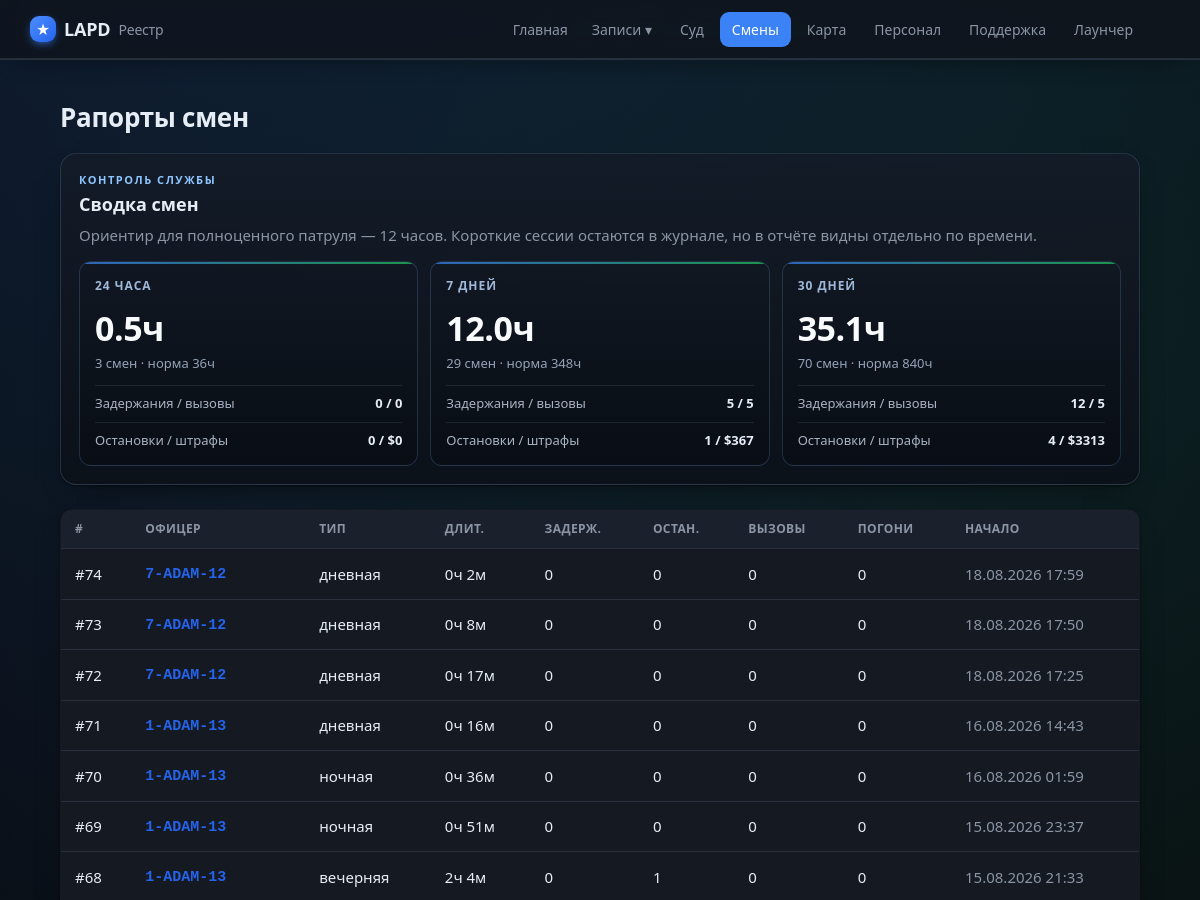
Page /shifts (upper part) on the earlier database version.
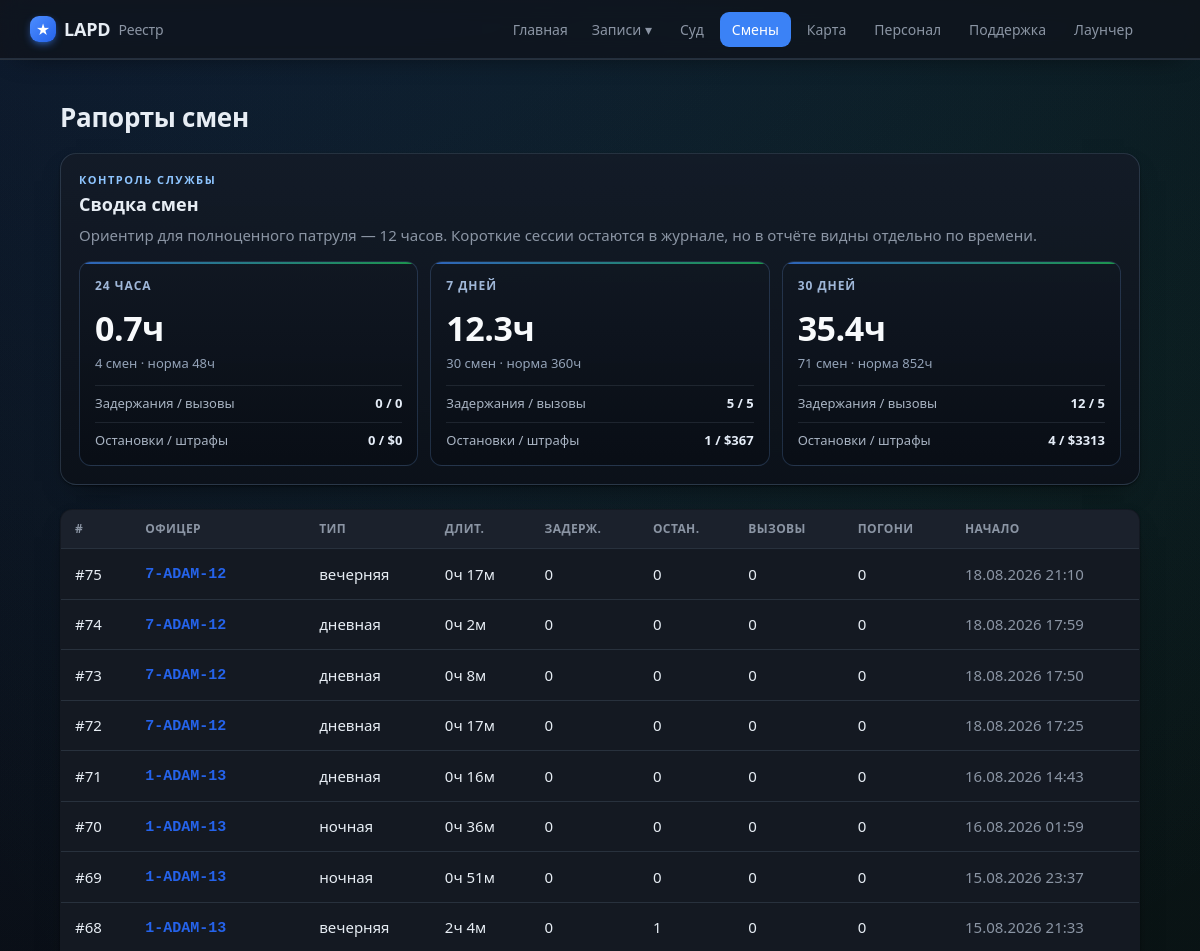
Same page on the later database version.
### tables this page shows
CREATE TABLE shifts (
                id INTEGER PRIMARY KEY AUTOINCREMENT,
                officer_id INTEGER NOT NULL,
                shift_type TEXT,
                started_at TEXT NOT NULL,
                ended_at TEXT,
                duration_min INTEGER DEFAULT 0,
                arrests INTEGER DEFAULT 0,
                traffic_stops INTEGER DEFAULT 0,
                pursuits INTEGER DEFAULT 0,
                pit INTEGER DEFAULT 0,
                callouts INTEGER DEFAULT 0,
                fines_total INTEGER DEFAULT 0,
                is_test INTEGER DEFAULT 0, source_ext TEXT,
                FOREIGN KEY (officer_id) REFERENCES officers(id)
            );

CREATE TABLE officers (
                id INTEGER PRIMARY KEY AUTOINCREMENT,
                callsign TEXT UNIQUE NOT NULL,
                name TEXT
            , current_status TEXT, status_since TEXT, rank TEXT, department TEXT, discord TEXT, is_admin INTEGER);

### app/main.py (the view)
@app.route("/shifts")
def shifts():
    return render_template("shifts.html", shifts=db.list_shifts(200),
                           periods=db.shift_periods())

### app/db.py (called while the page is built)
def fmt_dt(iso):
    try:
        dt = datetime.datetime.fromisoformat(iso)
        return dt.strftime("%d.%m.%Y %H:%M")
    except Exception:
        return iso or "—"

@contextmanager
def get_conn():
    conn = sqlite3.connect(config.DB_PATH)
    conn.row_factory = sqlite3.Row
    try:
        yield conn
        conn.commit()
    finally:
        conn.close()

def _row_to_shift(r):
    d = dict(r)
    d["is_test"] = bool(r["is_test"]) if "is_test" in r.keys() else False
    d["type_ru"] = SHIFT_TYPE_RU.get(r["shift_type"], r["shift_type"] or "—")
    dm = r["duration_min"] or 0
    d["duration_h"] = f"{dm // 60}ч {dm % 60}м"
    d["started_fmt"] = fmt_dt(r["started_at"])
    return d

def list_shifts(limit=100, officer_id=None):
    q = """SELECT shifts.*, officers.callsign, officers.name AS officer_name
           FROM shifts JOIN officers ON officers.id = shifts.officer_id"""
    params = []
    if officer_id:
        q += " WHERE shifts.officer_id=?"; params.append(officer_id)
    q += " ORDER BY shifts.id DESC LIMIT ?"; params.append(limit)
    with get_conn() as c:
        return [_row_to_shift(r) for r in c.execute(q, params).fetchall()]

### app/main.py (called while the page is built)
@app.context_processor
def inject_globals():
    return {"community": config.COMMUNITY_NAME, "STATUS_RU": db.STATUS_RU,
            "staff_label": db.staff_label,
            "static_export": os.environ.get("STATIC_EXPORT") == "1",
            "build_id": time.strftime("%Y%m%d")}

### app/templates/shifts.html (shortened to what this page needs)
{% extends "base.html" %}
{% block content %}
<div class="case-head">
  <h1>Рапорты смен</h1>
</div>
<section class="period-panel">
  <div class="section-kicker">Контроль службы</div>
  <h2>Сводка смен</h2>
  <p class="muted">Ориентир для полноценного патруля — 12 часов. Короткие сессии остаются в журнале, но в отчёте видны отдельно по времени.</p>
  <div class="period-grid">
    {% for p in periods %}
      <article class="period-card">
        <div class="period-title">{{ p.label }}</div>
        <div class="period-main">{{ p.hours }}ч</div>
        <div class="period-sub">{{ p.count }} смен · норма {{ (p.count * 12) }}ч</div>
        <div class="period-line">
          <span>Задержания / вызовы</span>
          <b>{{ p.arrests }} / {{ p.callouts }}</b>
        </div>
        <div class="period-line">
          <span>Остановки / штрафы</span>
          <b>{{ p.traffic_stops }} / ${{ p.fines_total }}</b>
        </div>
      </article>
    {% endfor %}
  </div>
</section>
{% if shifts %}
<table class="tbl">
  <thead><tr><th>#</th><th>Офицер</th><th>Тип</th><th>Длит.</th><th>Задерж.</th><th>Остан.</th><th>Вызовы</th><th>Погони</th><th>Начало</th></tr></thead>
  <tbody>
  {% for s in shifts %}
    <tr onclick="location='{{ url_for('shift_view', sid=s.id) }}'">
      <td><a class="row-link" href="{{ url_for('shift_view', sid=s.id) }}" onclick="event.stopPropagation()">#{{ s.id }}</a></td>
      <td>{% if s.callsign %}<a class="cs" href="{{ url_for('officer_view', callsign=s.callsign) }}" onclick="event.stopPropagation()">{{ s.callsign }}</a>{% else %}—{% endif %}
        {% if s.is_test %}<span class="tag test">ТЕСТ</span>{% endif %}</td>
      <td>{{ s.type_ru }}</td>
      <td>{{ s.duration_h }}</td>
      <td>{{ s.arrests }}</td>
      <td>{{ s.traffic_stops }}</td>
      <td>{{ s.callouts }}</td>
      <td>{{ s.pursuits }}</td>
      <td class="muted">{{ s.started_fmt }}</td>
    </tr>
  {% endfor %}
  </tbody>
</table>
{% else %}
  <p class="empty">Смен пока нет<span class="empty-sub">После закрытия игры агент отправит первый рапорт автоматически.</span></p>
{% endif %}
{% endblock %}

### app/templates/base.html (shortened to what this page needs)
<!doctype html>
<html lang="ru">
<head>
  <link rel="stylesheet" href="{{ url_for('static', filename='style.css') }}">
</head>
<body>
  <header class="topbar">
    <div class="wrap">
      <a class="brand" href="{{ url_for('index') }}">
        <span class="badge">★</span> {{ community }} <span class="sub">Реестр</span>
      </a>
      <nav>
        <a class="{% if request.endpoint == 'index' %}active{% endif %}" href="{{ url_for('index') }}">Главная</a>
        <div class="nav-drop">
          <span class="nav-drop-t">Записи ▾</span>
        </div>
        <a class="{% if request.endpoint == 'court' %}active{% endif %}" href="{{ url_for('court') }}">Суд</a>
        <a class="{% if request.endpoint == 'shifts' %}active{% endif %}" href="{{ url_for('shifts') }}">Смены</a>
        <a class="{% if request.endpoint == 'game_map' %}active{% endif %}" href="{{ url_for('game_map') }}">Карта</a>
        <a class="{% if request.endpoint == 'staff' %}active{% endif %}" href="{{ url_for('staff') }}">Персонал</a>
        <a class="{% if request.endpoint == 'support' %}active{% endif %}" href="{{ url_for('support') }}">Поддержка</a>
        <a class="{% if request.endpoint in ['launcher_page','register'] %}active{% endif %}" href="{{ url_for('launcher_page') }}">Лаунчер</a>
      </nav>
    </div>
  </header>
  <main class="wrap">
    {% block content %}{% endblock %}
  </main>
</body>
</html>

Differences in the rows shown:
added shifts: id "75", callsign "7-ADAM-12", type_ru "вечерняя", duration_h "0ч 17м", arrests "0", traffic_stops "0", callouts "0", pursuits "0", started_fmt "18.08.2026 21:10"
Other differences:
new list line: "24 ЧАСА 0.7 ч 4 смен · норма 48 ч Задержания / вызовы 0 / 0 Остановки / штрафы 0 / $ 0"
new list line: "7 ДНЕЙ 12.3 ч 30 смен · норма 360 ч Задержания / вызовы 5 / 5 Остановки / штрафы 1 / $ 367"
new list line: "30 ДНЕЙ 35.4 ч 71 смен · норма 852 ч Задержания / вызовы 12 / 5 Остановки / штрафы 4 / $ 3313"
list line gone: "24 ЧАСА 0.5 ч 3 смен · норма 36 ч Задержания / вызовы 0 / 0 Остановки / штрафы 0 / $ 0"
list line gone: "7 ДНЕЙ 12.0 ч 29 смен · норма 348 ч Задержания / вызовы 5 / 5 Остановки / штрафы 1 / $ 367"
list line gone: "30 ДНЕЙ 35.1 ч 70 смен · норма 840 ч Задержания / вызовы 12 / 5 Остановки / штрафы 4 / $ 3313"
